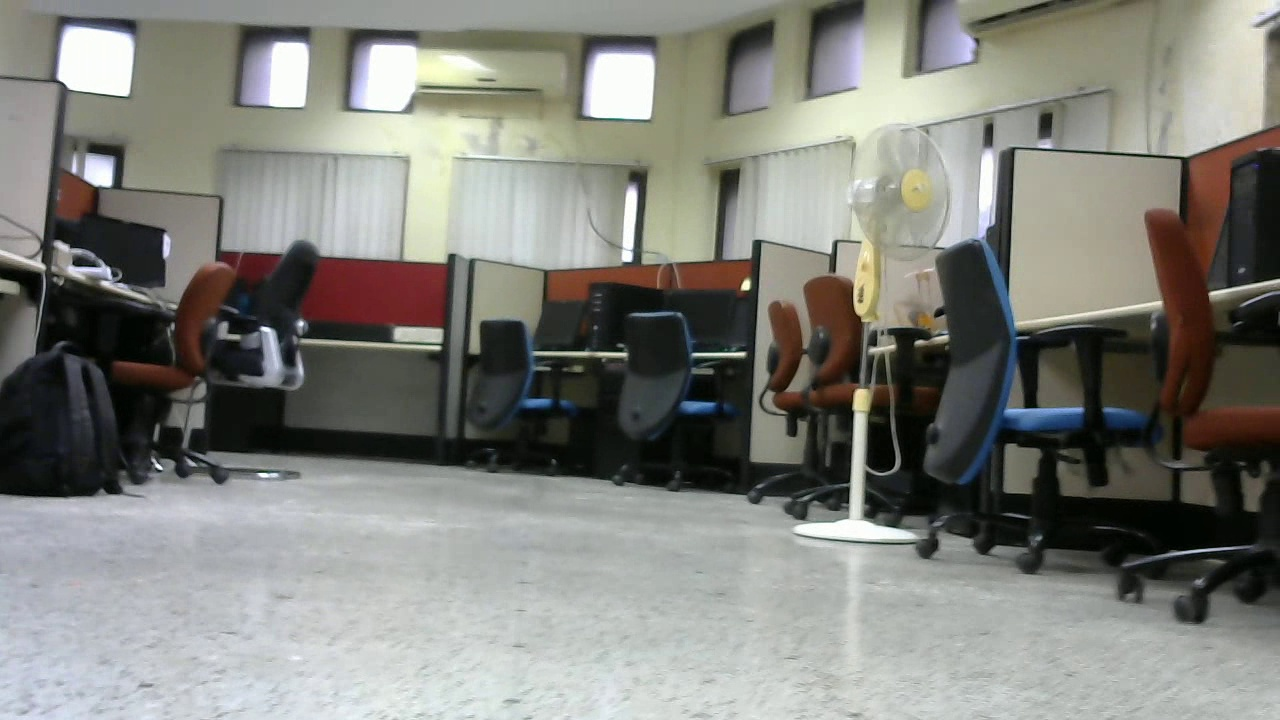
#> input picture images_only/frame1007.jpg, 1280 x 720 px, given in place of frame0.jpg, which was not available
$ python x_train.py
#> lines starting #> are read from the running program, lines starting #| are printed output that depends on the picture
import numpy as np
from numpy.core.fromnumeric import resize
import pandas as pd
import cv2

list_array_1 = []
list_array_2 = []
list_array_3 = []
for i in range(500):
    img = cv2.imread(f"/home/mononoke/Desktop/data/images_only/frame{i}.jpg")
#> img is the input picture: shape (720, 1280, 3); mean B, G, R 123.8, 129.8, 129.1
    img = cv2.resize(img,(224,224))
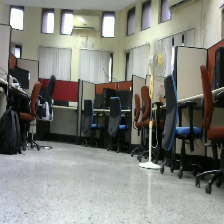
#> img: shape (224, 224, 3); mean B, G, R 123.7, 129.7, 129
    img = cv2.cvtColor(img,cv2.COLOR_BGR2RGB)
    list_array_1.append(img)
#> pass 2 of the loop `for i in range(500):`:
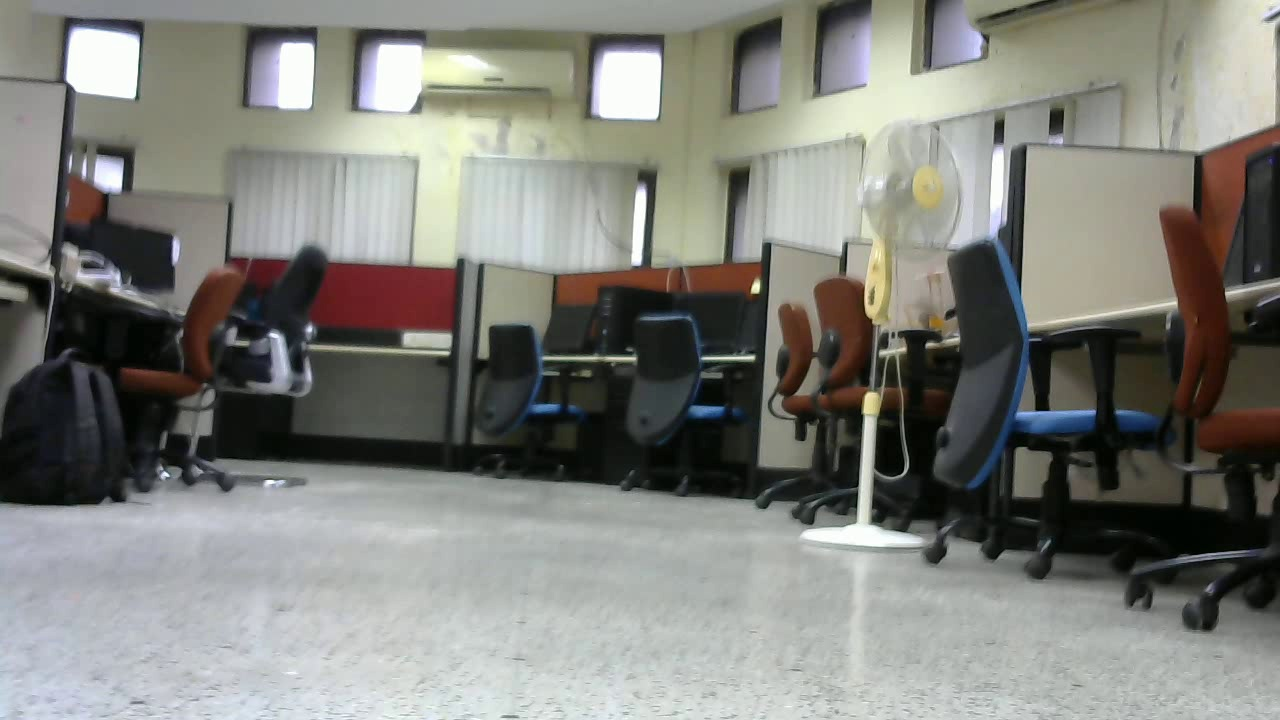
#> input picture images_only/frame1008.jpg, 1280 x 720 px, given in place of frame1.jpg, which was not available
#> img is the input picture: shape (720, 1280, 3); mean B, G, R 123.3, 128.8, 128.2
#> `img = cv2.resize(img,(224,224))`:
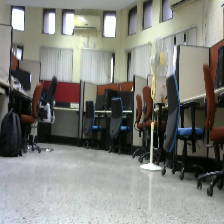
#> img: shape (224, 224, 3); mean B, G, R 123.2, 128.8, 128.1
#> (the run stopped early here; a loop or call above may not have finished)
